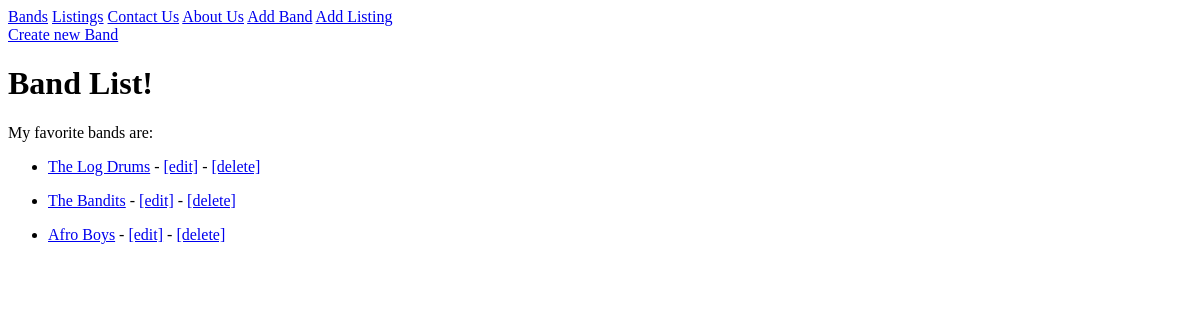
/bands/, run on an earlier commit of the app's database.
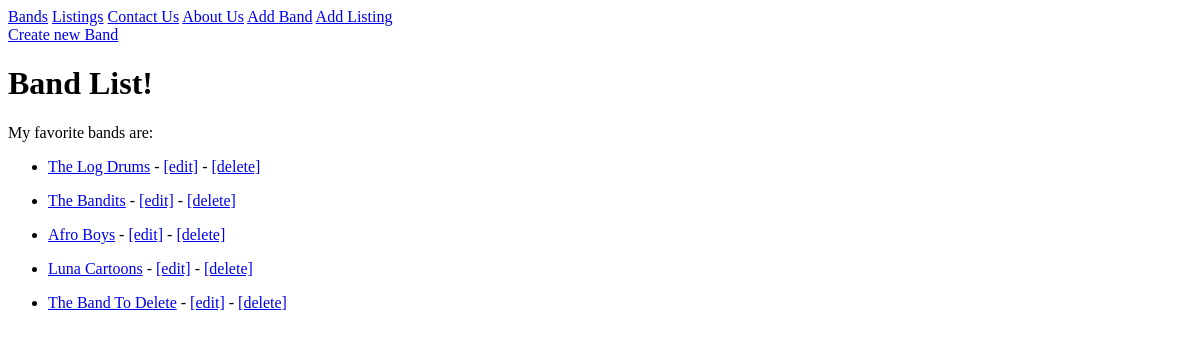
And on a later commit of the database.
### listings/models.py (models this page shows, shortened)
class Band(models.Model):
    class Genre(models.TextChoices):
        HIP_HOP = 'HH'
        SYNTH_POP = 'SP'
        ALTERNATIVE_ROCK = 'AR'
        AFRO_HOUSE = 'AH'
        ELECTRO_HOUSE = 'EH'
    name = models.fields.CharField(max_length=100)
    genre = models.fields.CharField(choices=Genre.choices, max_length=5)
    biography = models.fields.CharField(max_length=1000)
    year_formed = models.fields.IntegerField(
        validators=[MinValueValidator(1900), MaxValueValidator(2023)])
    active = models.fields.BooleanField(default=True)
    official_homepage = models.fields.URLField(null=True, blank=True)

### listings/views.py (the view)
# urls.py: path('bands/', views.band_list, name='band-list'),
def band_list(request):
    bands = Band.objects.all()
    return render(request, 'listings/band_list.html', {'bands': bands})

### listings/templates/listings/band_list.html (shortened to what this page needs)
{% extends 'listings/base.html' %}
{% block content %}
        <a href="{% url 'band-create' %}">Create new Band</a>
    <h1>Band List!</h1>
    <p>My favorite bands are:<p>
    {% for band in bands %}
        <ul>
            <li><a href="{% url 'band-detail' band.id %}">{{ band.name }}</a>
            - <a href="{% url 'band-update' band.id %}">[edit]</a>
            - <a href="{% url 'band-delete' band.id %}">[delete]</a></li>
        </ul>
    {% endfor %}
{% endblock %}

### listings/templates/listings/base.html (shortened to what this page needs)
{% load static %}
<!DOCTYPE html>
<html>
    <head>
        <link rel="stylesheet" href="{% static 'listings/styles.css' %}" />
    </head>
    <body>
        <nav>
            <a href="{% url 'band-list' %}">Bands</a>
            <a href="{% url 'listing-list' %}">Listings</a>
            <a href="{% url 'contact' %}">Contact Us</a>
            <a href="{% url 'about-us' %}">About Us</a>
            <a href="{% url 'band-create' %}">Add Band</a>
            <a href="{% url 'listing-create' %}">Add Listing</a>
        </nav>
        {% block content %}
        {% endblock %}
    </body>
</html>

What changed in the data, as far as the page shows it:
added Band: name "Luna Cartoons"
added Band: name "The Band To Delete"
